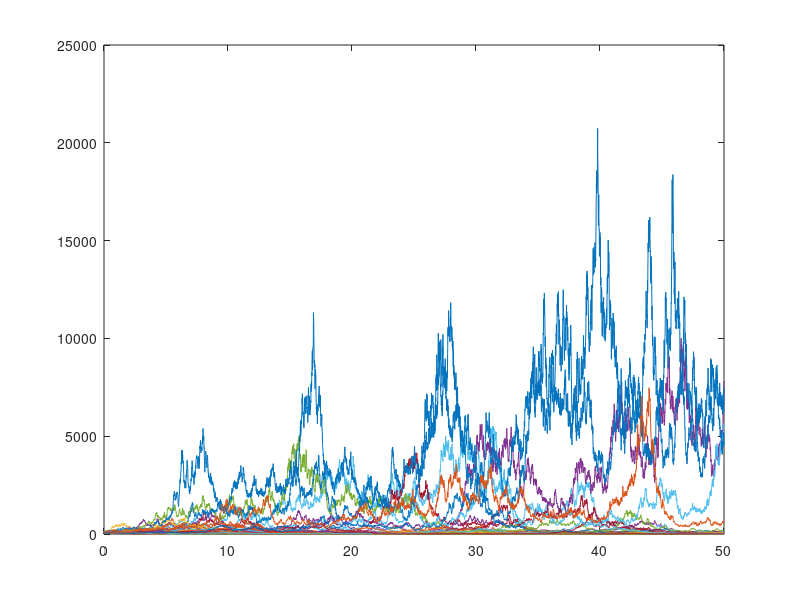

This figure's MATLAB source:
clear all; close all; clc

rng(1)

N=1e2;
sell=zeros(1,N);

for k = 1:N
    % Initial values of geometric brownian motion
    S0=100;
    r=0.03;
    sigma=0.5;
    
    % Simulate on interval [0,T]
    T=50;
    
    % Discretisation step
    dt=0.01;
    t = 0:dt:T;
    
    % Number of points to simulate N
    N = T/dt;
    X = randn(1,N)*sqrt(dt);
    W = [0 cumsum(X)];
    S = S0 * exp((r-sigma.^2/2)*t + W*sigma);
    sell(1,k) = S(N+1);
    plot(t,S)
    hold on;
end

% Amount of times it was possible to earn 50 SEK
mean(sell>150)